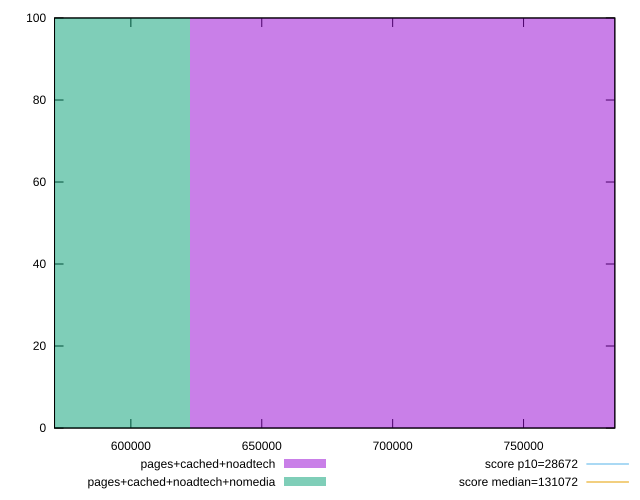

The script that saved this image:
reset

$pagesCachedNoadtech <<EOF
747323.106744246 100
EOF

$pagesCachedNoadtechNomedia <<EOF
498215.404496164 100
EOF

set key outside below
set boxwidth 249107.702248082
set xrange [570842.2333333334:784858.0166666666]
set yrange [0:100]
set trange [0:100]
set style fill transparent solid 0.5 noborder

set parametric
set terminal svg size 640, 500 enhanced background rgb 'white'
set output "report_00014_2021-02-09T15:56:05.503Z/uses-long-cache-ttl/comparison/histogram/2_vs_3.svg"

plot $pagesCachedNoadtech title "pages+cached+noadtech" with boxes, \
     $pagesCachedNoadtechNomedia title "pages+cached+noadtech+nomedia" with boxes, \
     28672,t title "score p10=28672", \
     131072,t title "score median=131072"

reset
